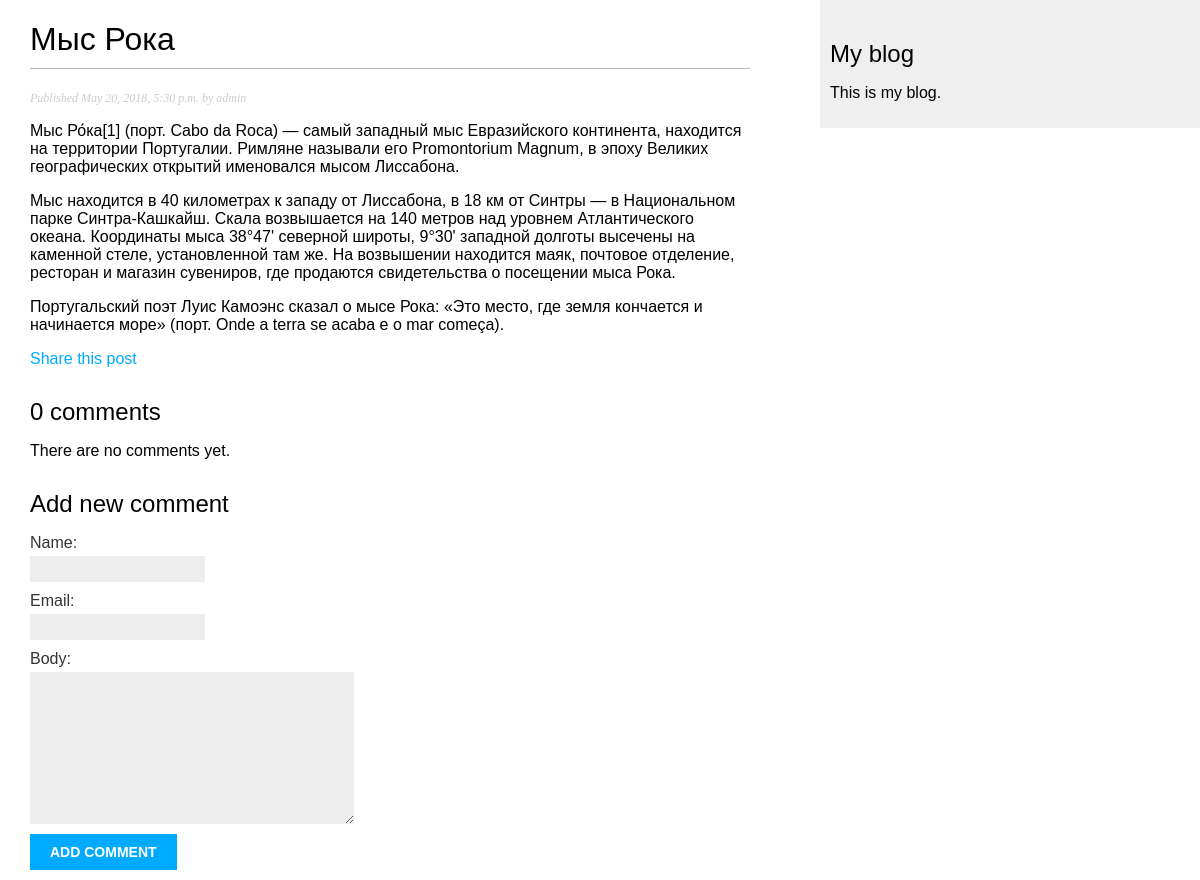
The page /blog/2018/05/20/mys-roka/ on the database its author committed.
### blog/models.py (models this page shows, shortened)
class Post(models.Model):
    STATUS_CHOISES = (
        ('draft', 'Draft'),
        ('published', 'Published')
    )
    title = models.CharField(max_length=250)
    slug = models.SlugField(max_length=250, unique_for_date='publish')
    author = models.ForeignKey(User, related_name='blog_post')
    body = models.TextField()
    publish = models.DateTimeField(default=timezone.now)
    created = models.DateTimeField(auto_now_add=True)
    updated = models.DateTimeField(auto_now=True)
    status = models.CharField(max_length=10, choices=STATUS_CHOISES, default='draft')
    objects = models.Manager()
    published = PublishedManager()
    tags = TaggableManager()
    class Meta:
        ordering = ('-publish',)

### blog/views.py (the view)
def post_detail(request, year, month, day, post):
    post = get_object_or_404(Post, slug=post,
                             status='published',
                             publish__year=year,
                             publish__month=month,
                             publish__day=day)
    comments = post.comments.filter(active=True)
    if request.method == 'POST':
        comment_form = CommentForm(data=request.POST)
        if comment_form.is_valid():
            new_comment = comment_form.save(commit=False)
            new_comment.post = post
            new_comment.save()
    else:
        comment_form = CommentForm()
    return render(request,
                  'blog/post/detail.html',
                  {'post': post,
                   'comments': comments,
                   'comment_form': comment_form})

### blog/form.py
class CommentForm(forms.ModelForm):
    class Meta:
        model = Comment
        fields = ('name', 'email', 'body')

### blog/templates/blog/post/detail.html (shortened to what this page needs)
{% extends "blog/base.html" %}
{% block content %}
    <h1>{{ post.title }}</h1>
    <p class="date">
        Published {{ post.publish }} by {{ post.author }}
    </p>
    {{ post.body|linebreaks }}
    <p>
        <a href="{% url "blog:post_share" post.id %}">
            Share this post
        </a>
    </p>
    {% with comments.count as total_comments %}
        <h2>
            {{ total_comments }} comment{{ total_comments|pluralize }}
        </h2>
    {% endwith %}
    {% for comment in comments %}
        <div class="comment">
            <p class="info">
                Comment {{ forloop.counter }} by {{ comment.name }}
                {{ comment.created }}
            </p>
            {{ comment.body|linebreaks }}
        </div>
    {% empty %}
        <p>There are no comments yet.</p>
    {% endfor %}
    {% if new_comment %}
        <h2>Your comment has been added.</h2>
    {% else %}
        <h2>Add new comment</h2>
        <form action="." method="post">
            {{ comment_form.as_p }}
            <p><input type="submit" value="Add comment"></p>
        </form>
    {% endif %}
{% endblock %}

### blog/static/css/blog.css (style rules this page uses)
body { margin:0; padding:0; font-family:helvetica, sans-serif; }
a { color:#00abff; text-decoration:none; }
h1 { font-weight:normal; border-bottom:1px solid #bbb; padding:0 0 10px 0; }
h2 { font-weight:normal; margin:30px 0 0; }
p.date { color:#ccc; font-family: georgia, serif; font-size: 12px; font-style: italic; }
label { float:left; clear:both; color:#333; margin-bottom:4px; }
input, textarea { clear:both; float:left; margin:0 0 10px; background:#ededed; border:0; padding:6px 10px; font-size:12px; }
input[type=submit] { font-weight:bold; background:#00abff; color:#fff; padding:10px 20px; font-size:14px; text-transform:uppercase; }

### rows shown on the page
Post: title "Мыс Рока", publish "May 20, 2018, 5:30 p.m.", author "admin", body "Мыс Ро́ка[1] (порт. Cabo da Roca) — самый западный мыс Евразийского континента, находится на территории Португалии. Римляне называли его Promontorium Magnum, в эпоху Великих географических открытий именовался мысом Лиссабона. Мыс находится в 40 километрах к западу от Лиссабона, в 18 км от Синтры — в Национальном парке Синтра-Кашкайш. Скала возвышается на 140 метров над уровнем Атлантического океана. Координаты мыса 38°47' северной широты, 9°30' западной долготы высечены на каменной стеле, установленной там же. На возвышении находится маяк, почтовое отделение, ресторан и магазин сувениров, где продаются свидетельства о посещении мыса Рока. Португальский поэт Луис Камоэнс сказал о мысе Рока:…"

### other values the page prints
{{ total_comments }} "0"
